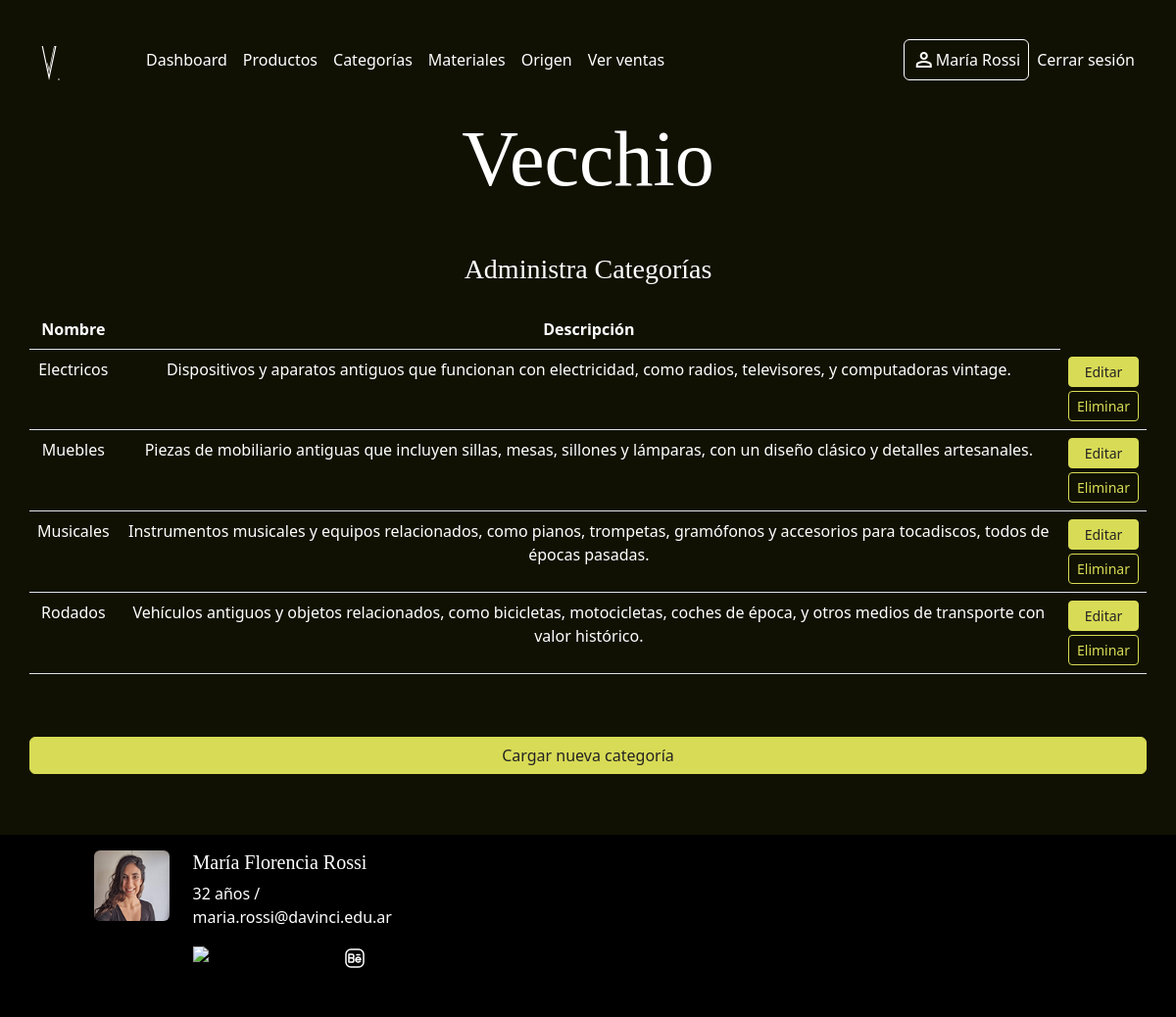
/admin/index.php?sec=admin_categoria (signed in), run on the app's committed database.
### tables this page shows
CREATE TABLE `categoria` (
  `id` int(10) UNSIGNED NOT NULL,
  `nombre` varchar(256) NOT NULL,
  `descripcion` varchar(256) NOT NULL
);

### classes/Categoria.php (called while the page is built, shortened)
<?PHP
class Categoria
{
    private $id;
    private $nombre;
    private $descripcion;
    public static function lista_completa(): array
    {
        $conexion = Conexion::getConexion();
        $query = "SELECT * FROM categoria";
        $PDOStatement = $conexion->prepare($query);
        $PDOStatement->setFetchMode(PDO::FETCH_CLASS, self::class);
        $PDOStatement->execute();
        $listado = $PDOStatement->fetchAll();
        return $listado;
    }
    public function getId()
    {
        return $this->id;
    }
    public function getNombre()
    {
        return $this->nombre;
    }
    public function getDescripcion()
    {
        return $this->descripcion;
    }
}

### admin/views/admin_categoria.php (the view, shortened to what this page needs)
<?PHP
$categorias = Categoria::lista_completa();
?>
<h2 class="mt-3 mt-md-5 fs-3">Administra Categorías</h2>
<div class="row mb-5 d-flex align-items-center">
    <table class="table mt-3">
        <thead>
            <tr>
                <th scope="col">Nombre</th>
                <th scope="col">Descripción</th>
            </tr>
        </thead>
        <tbody>
            <?PHP foreach ($categorias as $categoria) { ?>
                <tr>
                    <td><?= $categoria->getNombre() ?></td>
                    <td><?= $categoria->getDescripcion() ?></td>
                    <td>
                        <a href="index.php?sec=edit_categoria&id=<?= $categoria->getId() ?>" role="button" class="d-block btn btn-sm btn-primary btn-acento mb-1">Editar</a>
                        <a href="index.php?sec=delete_categoria&id=<?= $categoria->getId() ?>" role="button" class="d-block btn btn-sm btn-outline-primary">Eliminar</a>
                    </td>
                </tr>
            <?PHP } ?>
        </tbody>
    </table>
    <a href="index.php?sec=add_categoria" class="btn btn-primary btn-acento mt-5"> Cargar nueva categoría </a>
</div>

### estilos/estilo.css (style rules this page uses)
body { background-color: #232323; color: white; }
.body-panel { background-color: rgb(16, 17, 2); }
h1, h2, h3 { font-family: "deconico"; }
a { text-decoration: none; color: white; }
.btn-acento { background-color: #D8DB55; border-color: #D8DB55; color: #232323; }
.btn-outline-primary { --bs-btn-color: #D8DB55; --bs-btn-border-color: #D8DB55; --bs-btn-hover-color: #232323; --bs-btn-hover-bg: #D8DB55; --bs-btn-hover-border-color: #D8DB55; --bs-btn-focus-shadow-rgb: 13, 110, 253; --bs-btn-active-color: #fff; --bs-btn-active-bg: #D8DB55; --bs-btn-active-border-color: #D8DB55; --bs-btn-active-shadow: inset 0 3px 5px rgba(0, 0, 0, 0.125); --bs-btn-disabled-color: #D8DB55; --bs-btn-disabled-bg: transparent; --bs-btn-disabled-border-color: #D8DB55; --bs-gradient: none; }
@media screen and (min-width:1000px) { body { position: relative; padding-bottom: 200px; min-height: 100vh; } }
.table { --bs-table-bg: rgb(16, 17, 2); --bs-table-color: #fff; }

### data on the page
categoria: nombre "Electricos", descripcion "Dispositivos y aparatos antiguos que funcionan con electricidad, como radios, televisores, y computadoras vintage."
categoria: nombre "Muebles", descripcion "Piezas de mobiliario antiguas que incluyen sillas, mesas, sillones y lámparas, con un diseño clásico y detalles artesanales."
categoria: nombre "Musicales", descripcion "Instrumentos musicales y equipos relacionados, como pianos, trompetas, gramófonos y accesorios para tocadiscos, todos de épocas pasadas."
categoria: nombre "Rodados", descripcion "Vehículos antiguos y objetos relacionados, como bicicletas, motocicletas, coches de época, y otros medios de transporte con valor histórico."

### other printed values
$userData['nombre_completo'] "María Rossi"
